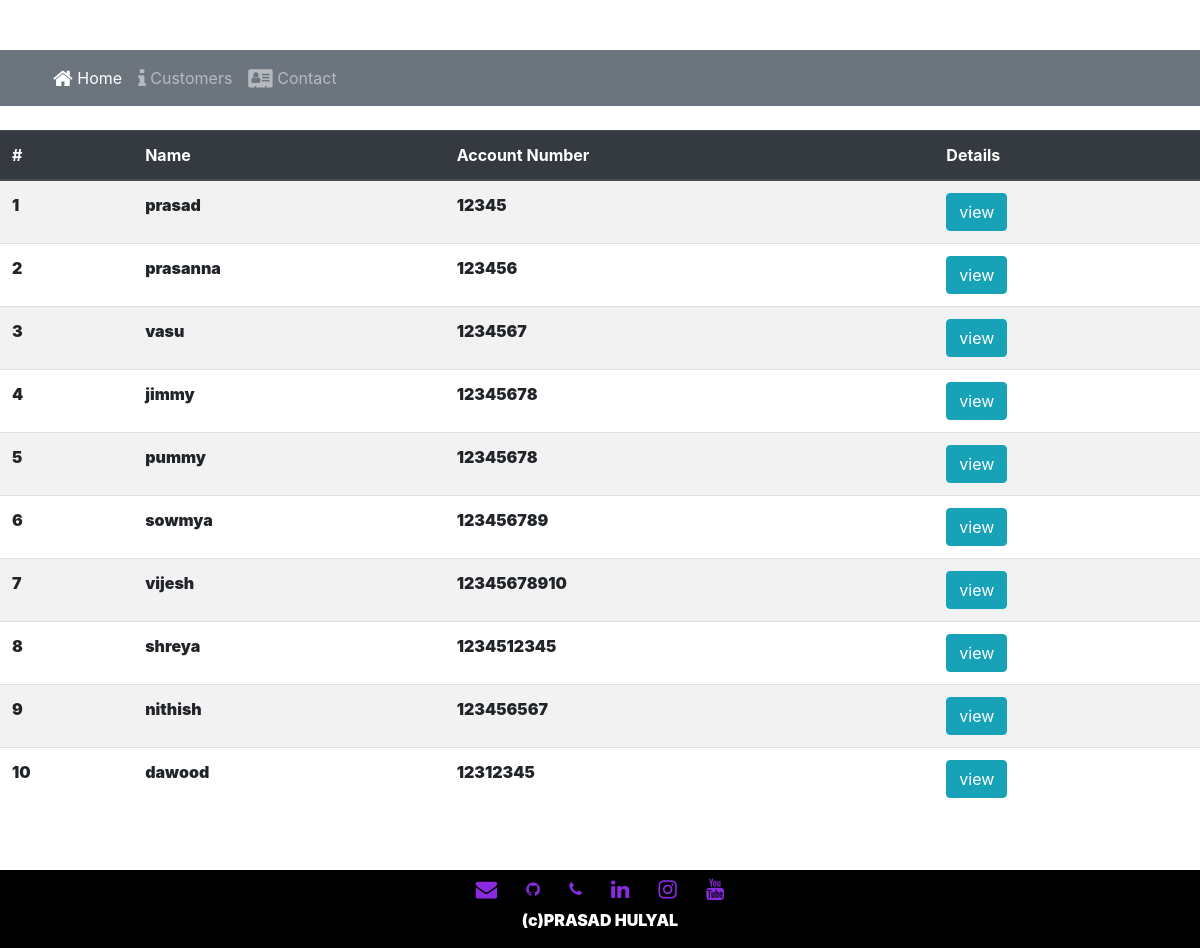
/costumer.php, run on the app's committed database.
### tables this page shows
CREATE TABLE `bankingman` (
  `id` int(255) NOT NULL,
  `Name` varchar(255) NOT NULL,
  `Accountno` varchar(255) NOT NULL,
  `amount` int(255) NOT NULL
);

### costumer.php (the view, shortened to what this page needs)
<?php
 $connect = mysqli_connect("localhost", "id15456668_root", "PRASADhulyal11@#", "id15456668_banking");
 $query = "SELECT * FROM bankingman";
 $result = mysqli_query($connect, $query);
 ?>
<!DOCTYPE html>
<html lang="en">
<head>
    <link rel="stylesheet" href="https://cdn.jsdelivr.net/npm/bootstrap@4.5.3/dist/css/bootstrap.min.css">
 <link rel="stylesheet" href="https://stackpath.bootstrapcdn.com/font-awesome/4.7.0/css/font-awesome.min.css">
    <link rel="stylesheet" href="css/styles.css">
</head>
<body>
<nav class="navbar navbar-expand-sm bg-secondary navbar-dark">
		<div class="container">
           <div class="collapse navbar-collapse" id="Navbar">
                <ul class="navbar-nav mr-auto">
                    <li class="nav-item active" ><a class="nav-link" href="index.php"><span class="fa fa-home fa-lg"></span> Home</a></li>
                    <li class="nav-item"><a class="nav-link" href="#"><span class="fa fa-info fa-lg"></span> Customers</a></li>
                    <li class="nav-item"><a class="nav-link" href="contact.php"><span class="fa fa-address-card fa-lg"></span> Contact</a></li>
				</ul>
            </div>
        </div>
    </nav>
   <br>
        <div id="viewModal" class="modal fade" role="dialog">
            <div class="modal-dialog modal-lg" role="content">
                <div class="modal-content">
                    <div class="modal-footer">
                        <button type="button" class="btn btn-warning btn-sm ml-auto" name="submit" style="text-decoration:none"><a id="t" href="transfer.php"><b>Transfer<b></a></button>
                    </div>
                </div>
            </div>
        </div>
        <div class="table-responsive">
            <table class="table table-striped">
                <thead class="thead-dark">
                <tr>
                    <th scope="col">#</th>
                    <th scope="col">Name</th>
                    <th scope="col">Account Number</th>
                    <th scope="col">Details</th>
                </tr>
                </thead>
                <?php
                while($row = mysqli_fetch_array($result))
                {
                ?>
                <tr>
                    <td><?php echo $row["id"]; ?></td>
                    <td><?php echo $row["Name"]; ?></td>
                    <td><?php echo $row["Accountno"]; ?></td>
                    <td><input type="button" name="view" value="view" id="<?php echo $row["id"]; ?>" class="btn btn-info btn-xs view-details" /></td>
                </tr>
                <?php
                }
                ?>
            </table>
        </div>
<br>
<br>
<br>
    <footer class="footer fixed-bottom " style="background-color: black;">
<div class="container">
    <div class="row-justify content-center">
        <div class="col-auto align-self-center">
            <div  class="text-center">
                <a class="btn btn-social-icon btn-envelope" href="mailto:prasadhulyal543210@gmail.com" style="color:blueviolet;"><i class="fa fa-envelope fa-lg"></i></a>
                <a  class="btn btn-social-icon btn-github"href="https://github.com/prasadhulyal" style="color:blueviolet;"><i class="fa fa-github"></i></a>
                <a class="btn btn-social-icon btn-phone "href="tel:+917338625546" style="color:blueviolet;"><i class="fa fa-phone"></i></a>
                <a class="btn btn-social-icon btn-linkedin" href="https://www.linkedin.com/in/sce17cs0056/" style="color:blueviolet;"><i class="fa fa-linkedin fa-lg"></i></a>
                <a  class="btn btn-social-icon btn-google"href="https://www.instagram.com/p_b_hulyal/" style="color:blueviolet;"><i class="fa fa-instagram fa-lg"></i></a>
                <a class="btn btn-social-icon btn-google" href="https://www.youtube.com/channel/UC4JlIOdo10_TKuRpVtVmgEQ?view_as=subscriber" style="color:blueviolet;"><i class="fa fa-youtube fa-lg"></i></a>
                <p style="color:white">(c)PRASAD HULYAL</p>
            </div>
        </div>
    </div>
</div>
</footer>
</body>
</html>

### styles.css (style rules this page uses)
.navbar-dark { background-color: rgb(255, 94, 0); }
#c, #t { color: floralwhite; }
body { padding: 50px 0px 50px 0px; }
.footer { background-color: rgb(255, 94, 0); position: fixed; left: 0; bottom: 0; width: 100%; position: fixed; }

### data on the page
bankingman: id "1", Name "prasad", Accountno "12345"
bankingman: id "2", Name "prasanna", Accountno "123456"
bankingman: id "3", Name "vasu", Accountno "1234567"
bankingman: id "4", Name "jimmy", Accountno "12345678"
bankingman: id "5", Name "pummy", Accountno "12345678"
bankingman: id "6", Name "sowmya", Accountno "123456789"
bankingman: id "7", Name "vijesh", Accountno "12345678910"
bankingman: id "8", Name "shreya", Accountno "1234512345"
bankingman: id "9", Name "nithish", Accountno "123456567"
bankingman: id "10", Name "dawood", Accountno "12312345"
